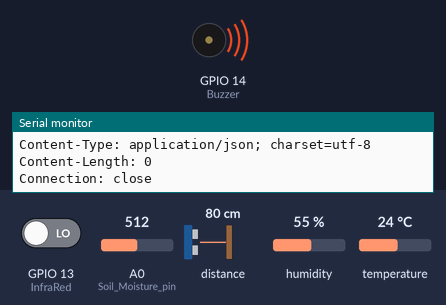
The sketch below on a simulated ESP8266 (NodeMCU). Parts: buzzer (waves = sounding, pin HIGH), the last lines printed to the serial monitor. Wiring (inferred from the names in the program): ultrasonic range finder: trigger GPIO 2; echo GPIO 0. Inputs (shaded band) come from the test bench; at power-on: A0 (Soil_Moisture_pin) = 512, GPIO 13 (InfraRed) LOW, distance to the obstacle 80 cm, humidity 55 %, temperature 24 °C. The echo pulse lasts 58.3 µs per cm; WiFi joins after 1.5 s; servers stay silent unless stated; uploads are accepted with an empty reply; pins used as bus, display or sensor lines are not drawn.

Above: at 2.8 s.
2.9 s: A0 (Soil_Moisture_pin) set to 679
9.9 s: A0 (Soil_Moisture_pin) set to 713
At 15.6 s:
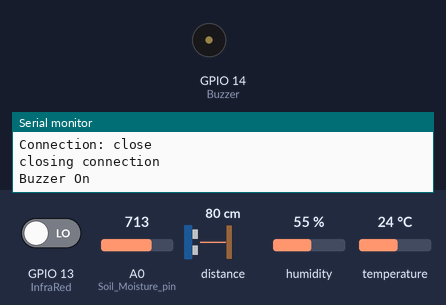
20.7 s: A0 (Soil_Moisture_pin) set to 306
At 21.7 s:
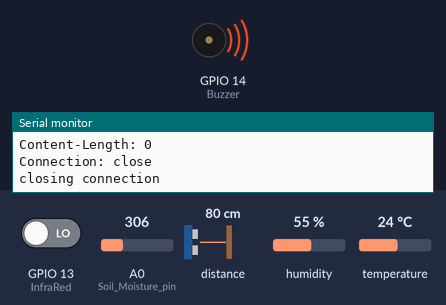
27.7 s: A0 (Soil_Moisture_pin) set to 716
At 32.2 s:
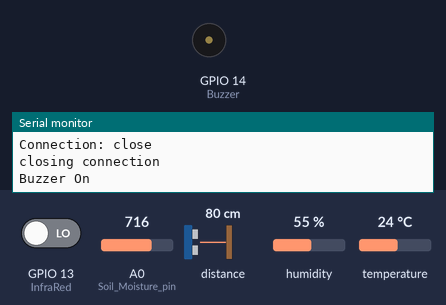
Timing chart, 0 to 38.3 s (numbered marks = the images above; inputs shaded):
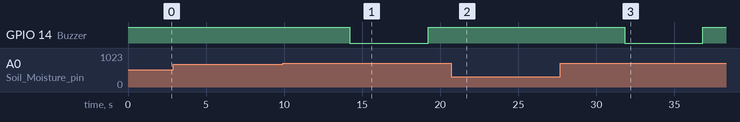

The sketch:

tanujArduino.ino
```cpp
#include <ESP8266WiFi.h>
#include <DHT.h>

#define DHTPIN 4 //D2

const int trigPin = 2;  //D4
const int echoPin = 0;  //D3
const int Buzzer = 14; //D5
const int InfraRed = 13; //D7
const int Soil_Moisture_pin = A0; //A0
int Soil_Moisture_var;


const char* ssid     = "Aman";
const char* password = "12345678";
const char* host = "192.168.162.31";
DHT dht(DHTPIN, DHT11);


void setup() {
  pinMode(trigPin, OUTPUT); // Sets the trigPin as an Output
  pinMode(Buzzer, OUTPUT);
  digitalWrite(Buzzer, HIGH);
  pinMode(echoPin, INPUT); // Sets the echoPin as an Input
  pinMode(InfraRed, INPUT);
  pinMode(Soil_Moisture_pin, INPUT);
  Serial.begin(115200);
  delay(100);
  dht.begin();
  Serial.println();
  Serial.println();
  Serial.print("Connecting to ");
  Serial.println(ssid);

  WiFi.begin(ssid, password);
  while (WiFi.status() != WL_CONNECTED) {
    delay(500);
    Serial.print(".");
  }

  Serial.println("");
  Serial.println("WiFi connected");
  Serial.println("IP address: ");
  Serial.println(WiFi.localIP());
  Serial.print("Netmask: ");
  Serial.println(WiFi.subnetMask());
  Serial.print("Gateway: ");
  Serial.println(WiFi.gatewayIP());
}
void loop() {

  float t = dht.readTemperature();
  float h = dht.readHumidity();;
  Soil_Moisture_var= analogRead(Soil_Moisture_pin);
  Soil_Moisture_var = map(Soil_Moisture_var,1000,0,0,100);
  int s=Soil_Moisture_var;
  int i=digitalRead(InfraRed);

  if(Soil_Moisture_var<30){
    digitalWrite(Buzzer,LOW);
    Serial.println("Buzzer On");
    delay(5000);
    digitalWrite(Buzzer, HIGH);

  }
  // digitalWrite(Buzzer, HIGH);
  long duration;
  // Clears the trigPin
  digitalWrite(trigPin, LOW);
  delayMicroseconds(2);

  // Sets the trigPin on HIGH state for 10 micro seconds
  digitalWrite(trigPin, HIGH);
  delayMicroseconds(10);
  digitalWrite(trigPin, LOW);

  // Reads the echoPin, returns the sound wave travel time in microseconds
  duration = pulseIn(echoPin, HIGH);

  // Calculating the distance
  int u= duration*0.034/2;
//-----------------------------------------ultrasonic----------------------------------


  Serial.print("connecting to ");
  Serial.println(host);

  WiFiClient client;
  const int httpPort = 8000;
  if (!client.connect(host, httpPort)) {
    Serial.println("connection failed");
    return;
  }

 String url = "/?temp="+String(t)+"&hum="+String(h)+"&soil="+String(s)+"&ir="+String(i)+"&ultrasonic="+String(u);
  Serial.print("Requesting URL: ");
  Serial.println(url);

  client.print(String("GET ") + url + " HTTP/1.1\r\n" +
               "Host: " + host + "\r\n" +
               "Connection: close\r\n\r\n");

  while(client.available()){
    String line = client.readStringUntil('\r');
    Serial.print(line);
  }


  Serial.println("closing connection");
  delay(5000);
}
```

Measured:
- the behaviour switches between 695 and 696 on A0 (Soil_Moisture_pin) (found by bisection; images 0 and 1)
- after the input at 9.9 s, GPIO 14 (Buzzer): HIGH → LOW after 4.3 s, → HIGH 5.0 s later
- after the input at 20.7 s, GPIO 14 (Buzzer): stays HIGH (without the input it goes to LOW after 4.8 s)
- after the input at 27.7 s, GPIO 14 (Buzzer): HIGH → LOW after 4.1 s, → HIGH 5.0 s later
